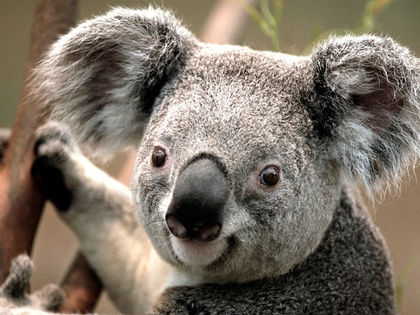
%> input picture Corte 2/OperadoresClase/Koala.jpg, 420 x 315 px, shrunk from 1024 x 768 before the run
$ octave OperadorExtension.m   (GNU Octave 9; MATLAB toolbox functions it lacks are replaced by stand-ins)
%> lines starting %> are read from the running program, lines starting %| are printed output that depends on the picture
umbral = 80;
umbral2 = 200;
imagen  = imread('Koala.jpg');
%> imagen is the input picture: size 315x420x3 uint8; mean R, G, B 125.3, 114.7, 101.9
imGris  = rgb2gray(imagen);
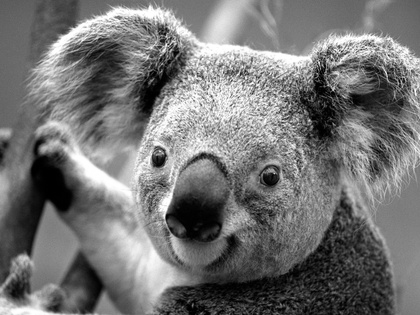
%> imGris: size 315x420 uint8; min 0, max 255, mean 116.4
[m,n] = size(imGris);
%> m = 315; n = 420

 for i=1:m
    for j=1:n
        if (imGris(i,j) >= umbral) && (imGris(i,j) <= umbral2)
            imGris2(i,j) = round(255*(double(imGris(i,j))-umbral)/((umbral2-umbral)));

        else
            imGris2(i,j) = 255;
        end

    end
 end
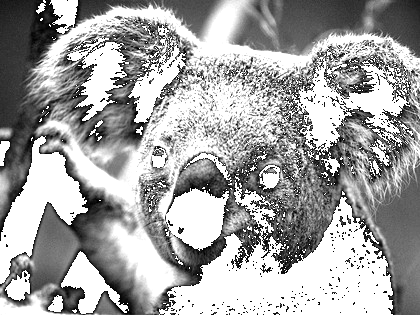
%> imGris2: size 315x420 double; min 0, max 255, mean 163.3

subplot(2,2,1);
imGris = uint8(imGris);
imshow(imGris);

subplot(2,2,2);
imGris2 = uint8(imGris2);
%> imGris2: size 315x420 uint8
imshow(imGris2);
